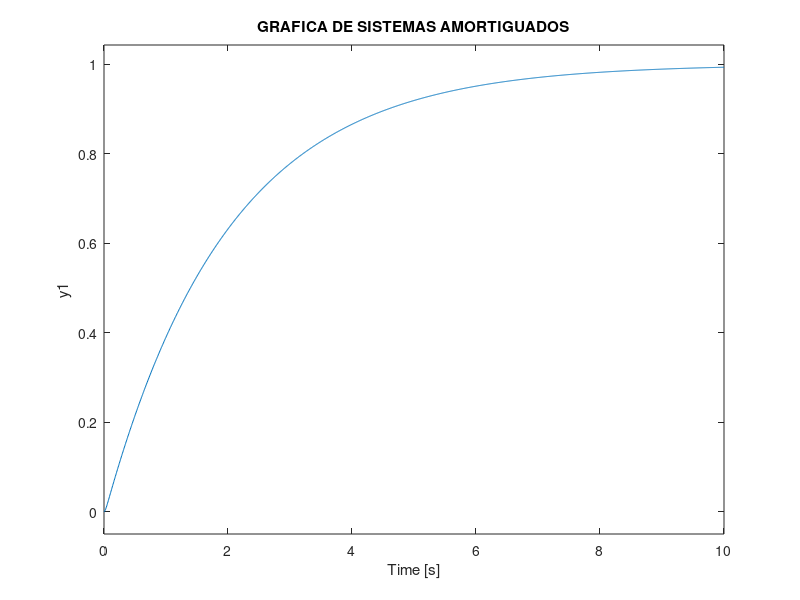

MATLAB code to generate this figure:
disp('----------------------------------------------------------------------')
disp('---                GRAFICA DE SISTEMAS AMORTIGUADOS                ---')
disp('----------------------------------------------------------------------')
Wn = input('Frecuencia natural amortiguada: Wn= ');
Z = input('Factor de amortiguamiento: Z= ');
num = Wn^2;
den = [1 2*Z*Wn Wn^2];
Gs = tf(num, den);
step(Gs, 10)
title('GRAFICA DE SISTEMAS AMORTIGUADOS')
grid
if Z == 0
    legend('Sistema Oscilatorio')
elseif Z > 0 && Z < 1
    legend('Sistema subamoritguado')
elseif Z == 1
    legend('Sistema amortiguado')
elseif Z == 1.5
    legend('Sistema sobreamortiguado')
else
    disp('El programa no pudo clasificar ')
end
hold on